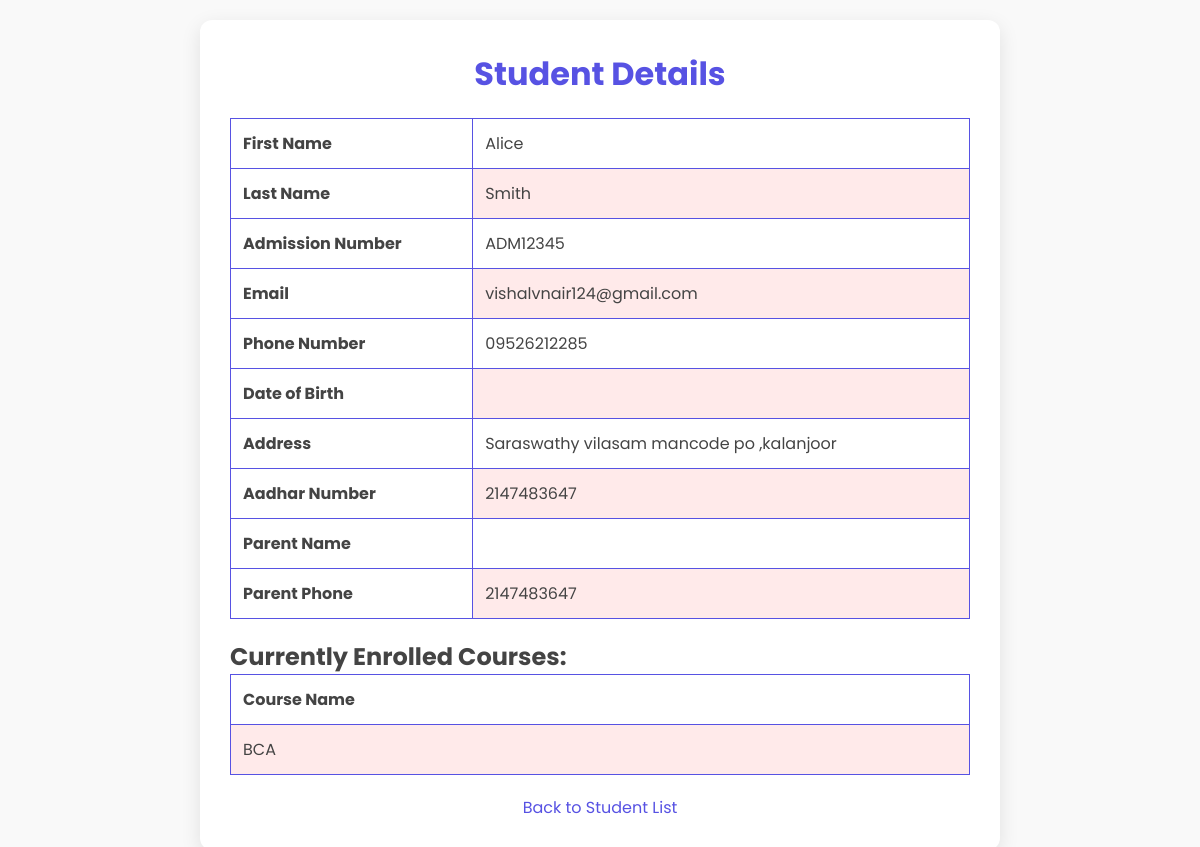
/ClassTeacher/viewStudent.php?id=1, run on the app's committed database.
### tables this page shows
CREATE TABLE `tblstudents` (
  `std_id` int(10) NOT NULL,
  `std_firstName` varchar(255) NOT NULL,
  `std_lastName` varchar(255) NOT NULL,
  `std_otherName` varchar(255) DEFAULT NULL,
  `std_admissionNumber` varchar(255) NOT NULL,
  `std_password` varchar(50) NOT NULL,
  `std_dateCreated` varchar(50) NOT NULL,
  `std_email` varchar(255) NOT NULL DEFAULT 'not_provided@example.com',
  `std_phone_number` varchar(20) NOT NULL DEFAULT '0000000000',
  `stud_dob` date DEFAULT NULL,
  `std_address` text NOT NULL,
  `std_aadhar_no` int(14) NOT NULL,
  `std_parent_name` varchar(30) NOT NULL,
  `std_parent_ph` int(12) NOT NULL,
  `std_status` int(11) NOT NULL DEFAULT 2
);

CREATE TABLE `tblcourse` (
  `course_id` int(11) NOT NULL,
  `course_name` varchar(30) NOT NULL,
  `course_start` year(4) NOT NULL
);

### ClassTeacher/viewStudent.php (the view, shortened to what this page needs)
<?php
include '../Includes/dbcon.php';
$studentId = intval($_GET['id']);
$studentQuery = "SELECT * FROM tblstudents WHERE std_id = ?";
$stmt = $conn->prepare($studentQuery);
$stmt->bind_param("i", $studentId);
$stmt->execute();
$studentResult = $stmt->get_result();
$student = $studentResult->fetch_assoc();
$coursesQuery = "SELECT c.course_name
                 FROM tblcoursetaken ct
                 JOIN tblcourse c ON ct.course_id = c.course_id
                 WHERE ct.std_id = ? AND ct.isActive = 1";
$coursesStmt = $conn->prepare($coursesQuery);
$coursesStmt->bind_param("i", $studentId);
$coursesStmt->execute();
$coursesResult = $coursesStmt->get_result();
?>
<!DOCTYPE html>
<html lang="en">
<head>
    <link rel="stylesheet" href="./homestyles/newstyle.css">
</head>
<body>
    <div class="container">
        <h1>Student Details</h1>
        <table>
            <tr>
                <th>First Name</th>
                <td><?php echo htmlspecialchars($student['std_firstName']); ?></td>
            </tr>
            <tr>
                <th>Last Name</th>
                <td><?php echo htmlspecialchars($student['std_lastName']); ?></td>
            </tr>
            <tr>
                <th>Admission Number</th>
                <td><?php echo htmlspecialchars($student['std_admissionNumber']); ?></td>
            </tr>
            <tr>
                <th>Email</th>
                <td><?php echo htmlspecialchars($student['std_email']); ?></td>
            </tr>
            <tr>
                <th>Phone Number</th>
                <td><?php echo htmlspecialchars($student['std_phone_number']); ?></td>
            </tr>
            <tr>
                <th>Date of Birth</th>
                <td><?php echo htmlspecialchars($student['stud_dob']); ?></td>
            </tr>
            <tr>
                <th>Address</th>
                <td><?php echo nl2br(htmlspecialchars($student['std_address'])); ?></td>
            </tr>
            <tr>
                <th>Aadhar Number</th>
                <td><?php echo htmlspecialchars($student['std_aadhar_no']); ?></td>
            </tr>
            <tr>
                <th>Parent Name</th>
                <td><?php echo htmlspecialchars($student['std_parent_name']); ?></td>
            </tr>
            <tr>
                <th>Parent Phone</th>
                <td><?php echo htmlspecialchars($student['std_parent_ph']); ?></td>
            </tr>
        </table>
        <h2>Currently Enrolled Courses:</h2>
        <?php if ($coursesResult->num_rows > 0): ?>
            <table>
                <tr>
                    <th>Course Name</th>
                </tr>
                <?php while ($course = $coursesResult->fetch_assoc()): ?>
                    <tr>
                        <td><?php echo htmlspecialchars($course['course_name']); ?></td>
                    </tr>
                <?php endwhile; ?>
            </table>
        <?php else: ?>
            <p>No currently enrolled courses.</p>
        <?php endif; ?>
        <a href="index.php?page=students.php" class="back-link">Back to Student List</a>
    </div>
</body>
</html>

### ClassTeacher/homestyles/newstyle.css (style rules this page uses)
* { margin: 0; padding: 0; box-sizing: border-box; font-family: "Poppins", sans-serif; }
:root { --background-color1: #ffeaea; --background-color2: #ffffff; --background-color3: #cdc8ff; --background-color4: rgb(169, 194, 249); --primary-color: #4810d6bd; --secondary-color: #182ccb; --border-color: #6777ef; --one-use-color: #4350b1; --two-use-color: #122ae0; }
body { background-color: var(--background-color4); max-width: 100%; overflow-x: hidden; }
table { width: 100%; border-collapse: collapse; }
th, td { border: 1px solid #ddd; padding: 8px; text-align: left; }
th { background-color: #f4f4f4; }
tr:nth-child(even) { background-color: #ffeaea; }
tr:nth-child(odd) { background-color: #ffffff; }

### ClassTeacher/viewStudent.php (style rules this page uses)
body { font-family: 'Open Sans', sans-serif; background: #f9f9f9; margin: 0; padding: 20px; color: #444; }
.container { max-width: 800px; background: #fff; padding: 30px; border-radius: 12px; box-shadow: 0 6px 20px rgba(0, 0, 0, 0.1); margin: auto; }
h1 { color: #5752e3; text-align: center; margin-bottom: 20px; }
table { width: 100%; border-collapse: collapse; margin-bottom: 20px; }
th, td { padding: 12px; border: 1px solid #5752e3; text-align: left; transition: background-color 0.3s; }
th { background-color: #fff; color: #444; }
.back-link { display: block; margin-top: 20px; text-decoration: none; color: #5752e3; text-align: center; transition: color 0.3s; }
td { position: relative; }
td::after { content: ""; position: absolute; bottom: 0; left: 0; width: calc(100% - 1px); height: 2px; background-color: black; transition: opacity 0.3s; opacity: 0; }

### data on the page
tblstudents: std_firstName "Alice", std_lastName "Smith", std_admissionNumber "ADM12345", std_email "vishalvnair124@gmail.com", std_phone_number "09526212285", std_address "Saraswathy vilasam mancode po ,kalanjoor", std_aadhar_no "2147483647", std_parent_ph "2147483647"
tblcourse: course_name "BCA"
